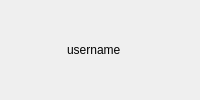
<?xml version="1.0" encoding="UTF-8"?>
<ui version="4.0">
 <class>ChatDelegate</class>
 <widget class="QWidget" name="ChatDelegate">
  <property name="windowTitle">
   <string>Form</string>
  </property>
  <layout class="QHBoxLayout" name="horizontalLayout">
   <item>
    <widget class="QLabel" name="icon_lbl">
     <property name="sizePolicy">
      <sizepolicy hsizetype="Fixed" vsizetype="Fixed">
       <horstretch>0</horstretch>
       <verstretch>0</verstretch>
      </sizepolicy>
     </property>
     <property name="minimumSize">
      <size>
       <width>50</width>
       <height>50</height>
      </size>
     </property>
     <property name="maximumSize">
      <size>
       <width>50</width>
       <height>50</height>
      </size>
     </property>
     <property name="text">
      <string/>
     </property>
    </widget>
   </item>
   <item>
    <widget class="QLabel" name="username_lbl">
     <property name="text">
      <string>username</string>
     </property>
    </widget>
   </item>
  </layout>
 </widget>
 <resources/>
 <connections/>
</ui>
